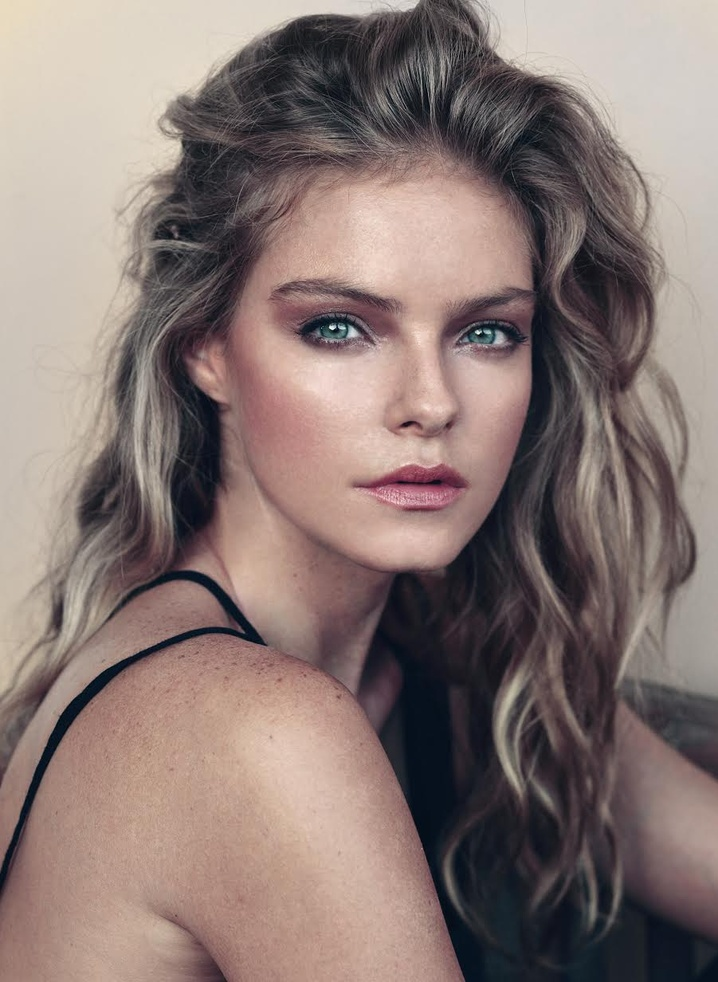
#> input picture woman1.jpg, 718 x 982 px, shrunk from 901 x 1232 before the run
$ python 0117_7.py
#> lines starting #> are read from the running program, lines starting #| are printed output that depends on the picture; after the words box and inside, x2 and y2 are one past the last pixel; in counts of white or black regions, pixels touching at a corner belong together
import cv2

img = cv2.imread('woman1.jpg')
#> img is the input picture: shape (982, 718, 3); mean B, G, R 115.7, 119.9, 136.8

gray = cv2.cvtColor(img,cv2.COLOR_BGR2GRAY)
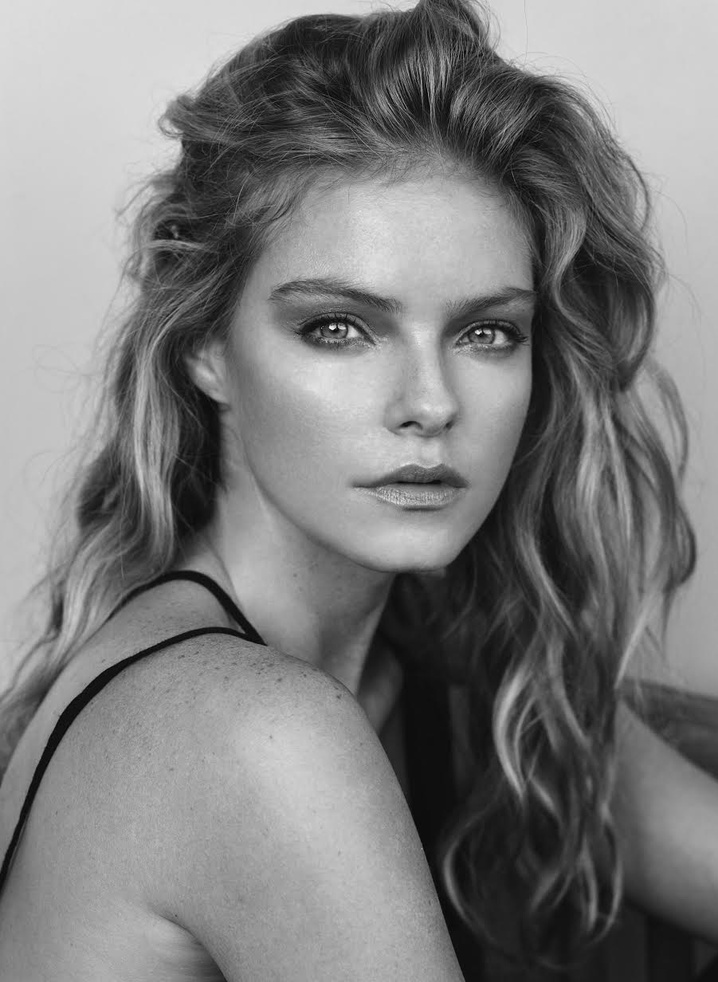
#> gray: shape (982, 718); min 1, max 252, mean 124.5
faceCascade = cv2.CascadeClassifier('face_detect.xml')
faceRect = faceCascade.detectMultiScale(gray,1.1,2)
#> faceRect = [[226, 186, 371, 371]]

for(x,y,w,h) in faceRect:
    cv2.rectangle(img,(x,y),(x+w,y+h),(0,255,0),2)
#> this loop made 1 pass
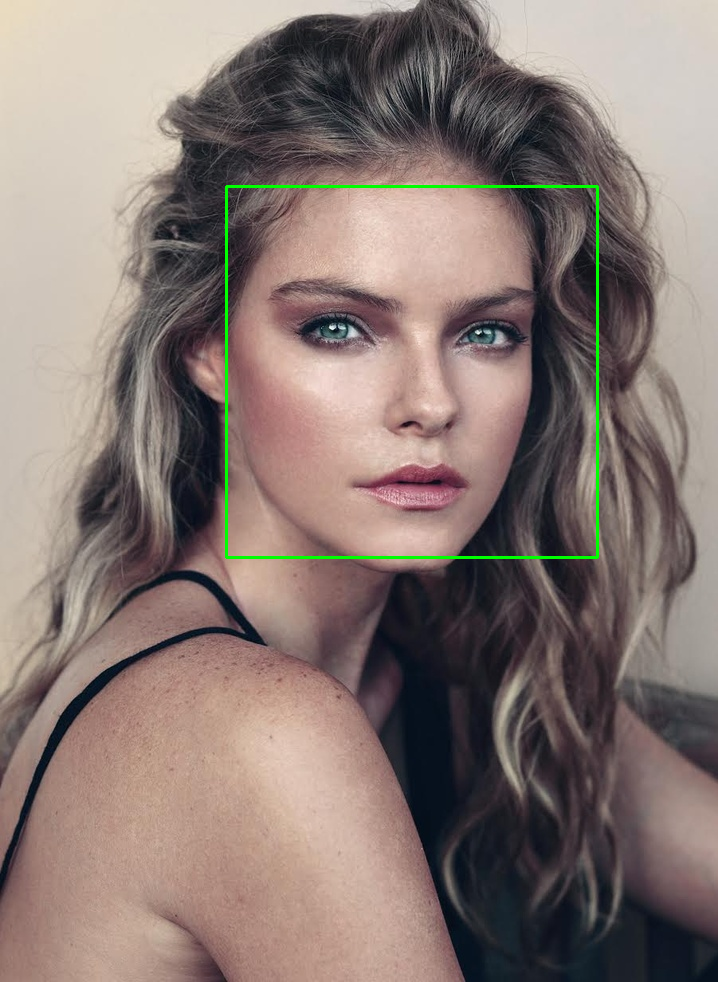
#> img: shape (982, 718, 3); 0.63% of pixels changed, all inside (x1, y1, x2, y2) = (225, 185, 599, 559)

cv2.imshow('img',img)
cv2.waitKey(0)

$ run again, with meme.jpg copied over woman1.jpg
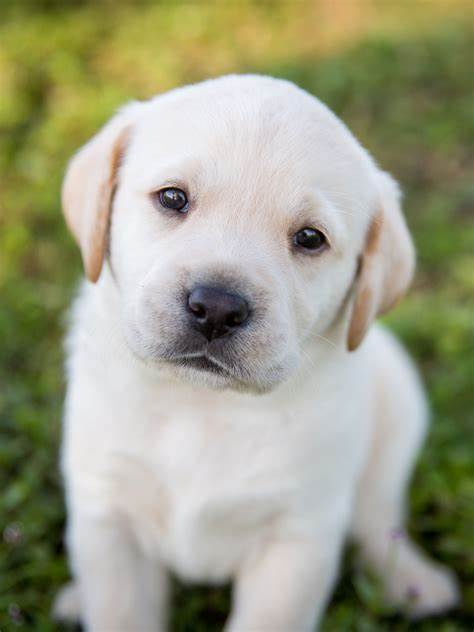
#> input picture meme.jpg, 474 x 632 px
#> img is the input picture: shape (632, 474, 3); mean B, G, R 133.3, 157.9, 156.9
#> `gray = cv2.cvtColor(img,cv2.COLOR_BGR2GRAY)`:
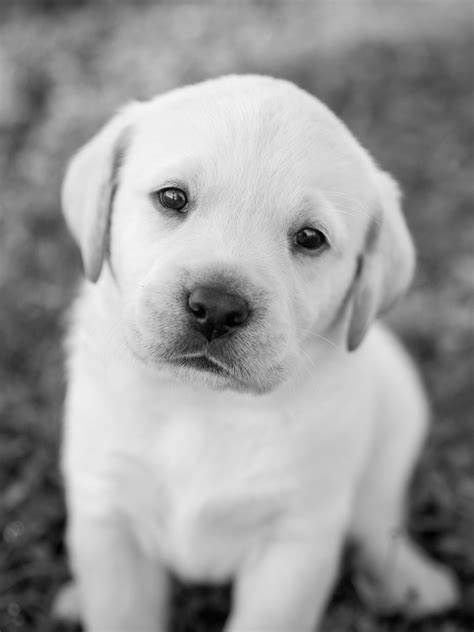
#> gray: shape (632, 474); min 0, max 247, mean 154.8
#> faceRect = ()
